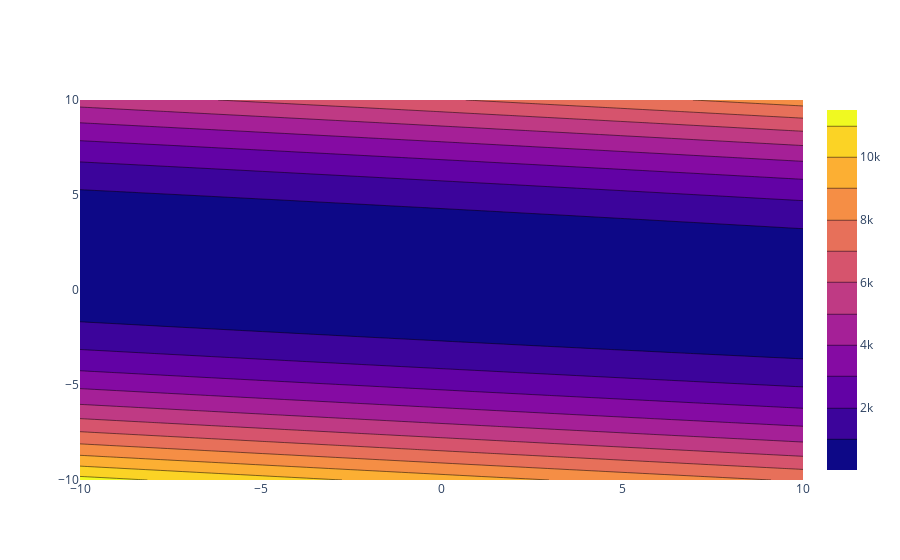

Notebook code for this chart:
### Code cell
fig = go.Figure(data=go.Contour(x=theta_0, y=theta_1, z=loss_vals))
fig.show()
